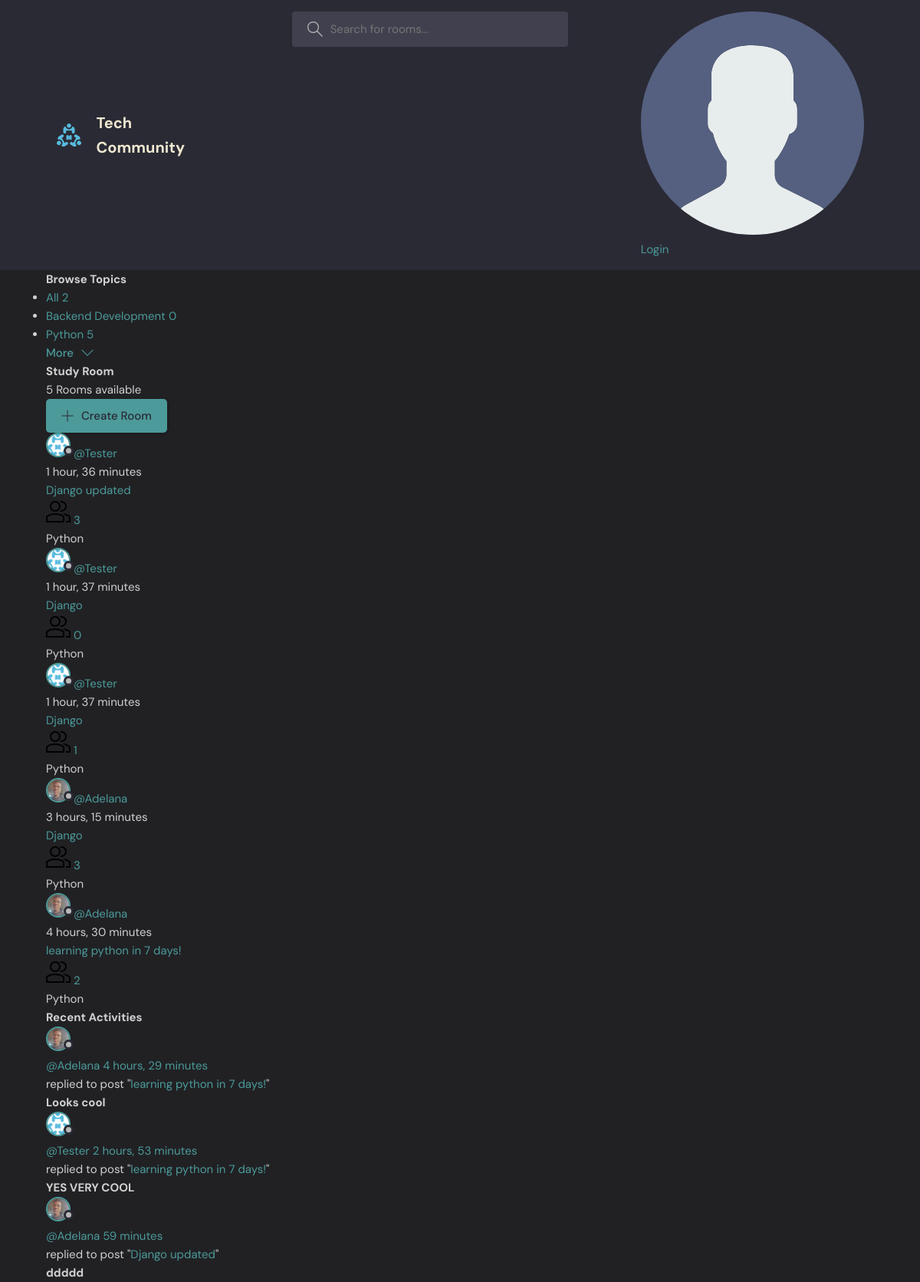
The page / on the database its author committed.
### base/models.py (models this page shows, shortened)
class Topic(models.Model):
    name = models.CharField(max_length=200)

class Room(models.Model):
    host = models.ForeignKey(User, on_delete=models.CASCADE, null = True)
    topic =models.ForeignKey(Topic, on_delete=models.SET_NULL, null = True)
    name = models.CharField(max_length=200)
    description = models.TextField(null = True, blank = True)
    participants = models.ManyToManyField(User, related_name='participants', blank = True)
    updated = models.DateTimeField(auto_now = True)
    created = models.DateTimeField(auto_now_add=True)
    class Meta:
        ordering = ['-updated', '-created']

class User(AbstractUser):
    name= models.CharField(max_length=200, null=True)
    email = models.EmailField(unique=True  ,null=True)
    bio = models.TextField(null=True)
    avatar= models.ImageField(null = True, default = "avatar.svg")
    USERNAME_FIELD = 'email'
    REQUIRED_FIELDS = []

class Message(models.Model):
    user =  models.ForeignKey(User, on_delete=models.CASCADE)
    room = models.ForeignKey(Room, on_delete=models.CASCADE)
    body = models.TextField()
    updated = models.DateTimeField(auto_now = True)
    created = models.DateTimeField(auto_now_add=True)

### base/views.py (the view)
# urls.py: path('', views.home, name = 'home'),
def home(request):
    q = request.GET.get('q') if request.GET.get('q') != None else ''
    rooms = Room.objects.filter(
        Q(topic__name__icontains=q) |
        Q(name__icontains=q)|
        Q(description__icontains=q)
    )
    topics = Topic.objects.all()[0:5]
    room_count = rooms.count()
    room_messages = Message.objects.filter(Q(room__topic__name__icontains=q))
    context = {'rooms':rooms, 'topics':topics, 'room_count':room_count, 'room_messages':room_messages}
    return render(request, 'home.html', context)

### template/home.html (shortened to what this page needs)
{% extends 'main.html'  %}
{% block content %}
<main class="layout layout--3">
      <div class="container">
        {% include 'topics_components.html' %}
        <div class="roomList">
          <div class="roomList__header">
            <div>
              <h2>Study Room</h2>
              <p>{{room_count}} Rooms available</p>
            </div>
            <a class="btn btn--main" href="{% url 'create-room' %}">
              <svg version="1.1" xmlns="http://www.w3.org/2000/svg" width="32" height="32" viewBox="0 0 32 32">
                <title>add</title>
                <path
                  d="M16.943 0.943h-1.885v14.115h-14.115v1.885h14.115v14.115h1.885v-14.115h14.115v-1.885h-14.115v-14.115z"
                ></path>
              </svg>
              Create Room
            </a>
          </div>
          {% include 'feed_component.html' %}
        </div>
         {% include 'activity_component.html' %}
      </div>
    </main>
    {% endblock %}

### template/topics_components.html
<div class="topics">
   <div class="topics__header">
     <h2>Browse Topics</h2>
   </div>
   <ul class="topics__list">
     <li>
       <a href="{%url 'home'%}" class="active">All <span>{{topics.count}}</span></a>
     </li>
     {% for topic in topics %}
     <li>
       <a href="{% url 'home' %}?q={{topic.name}}">{{topic.name}} <span>{{topic.room_set.all.count}}</span></a>
     </li>
     {% endfor %}
   </ul>
   <a class="btn btn--link" href="{% url 'topics' %}">
     More
     <svg version="1.1" xmlns="http://www.w3.org/2000/svg" width="32" height="32" viewBox="0 0 32 32">
       <title>chevron-down</title>
       <path d="M16 21l-13-13h-3l16 16 16-16h-3l-13 13z"></path>
     </svg>
   </a>
 </div>

### template/feed_component.html (shortened to what this page needs)
{% for room in rooms  %}
<div class="roomListRoom">
    <div class="roomListRoom__header">
      <a href="{% url 'user-profile' room.host.id %}" class="roomListRoom__author">
        <div class="avatar avatar--small">
          <img src="{{room.host.avatar.url}}" />
        </div>
        <span>@{{room.host.username}}</span>
      </a>
      <div class="roomListRoom__actions">
        <span>{{room.created|timesince}}</span>
      </div>
    </div>
    <div class="roomListRoom__content">
      <a href="{% url 'room' room.id  %}">{{room.name}}</a>
    </div>
    <div class="roomListRoom__meta">
      <a href="room.html" class="roomListRoom__joined">
        {{room.participants.all.count}}
      </a>
      <p class="roomListRoom__topic">{{room.topic.name}}</p>
    </div>
  </div>
{%endfor%}

### template/activity_component.html (shortened to what this page needs)
<div class="activities">
    <div class="activities__header">
        <h2>Recent Activities</h2>
    </div>
    {% for message in room_messages %}
        <div class="activities__box">
            <div class="activities__boxHeader roomListRoom__header">
                <a href="{% url 'user-profile' message.user.id %}" class="roomListRoom__author">
                    <div class="avatar avatar--small">
                        <img src="{{message.user.avatar.url}}" />
                    </div>
                    <p>
                        @{{ message.user.username }}
                        <span>{{ message.created|timesince }}</span>
                    </p>
                </a>
            </div>
            <div class="activities_boxContent">
                <p>replied to post "<a href="{% url 'room' message.room.id %}">{{ message.room.name }}</a>"</p>
                <div class="activities_boxRoomContent">
                    <strong>{{ message.body }}</strong>
                </div>
            </div>
        </div>
    {% endfor %}
</div>

### static/styles/style.css (style rules this page uses)
:root { --color-main: #4C9A99; --color-main-light: #A0D1CF; --color-dark: #2A2A35; --color-dark-medium: #40404F; --color-dark-light: #5C5C72; --color-light: #F0E8D0; --color-gray: #B8B8B8; --color-light-gray: #D1D1D1; --color-bg: #212124; --color-success: #73B7A1; --color-error: #FF6B6B; }
* { font-family: "DM Sans", -apple-system, BlinkMacSystemFont, "Segoe UI", Roboto, Oxygen, Ubuntu, Cantarell, "Open Sans", "Helvetica Neue", sans-serif; margin: 0; padding: 0; box-sizing: border-box; text-rendering: optimizeLegibility; font-size: inherit; }
html { font-size: 56.25%; }
@media only screen and (min-width: 1200px) { html { font-size: 62.5%; } }
body { line-height: 1.6; font-weight: 400; font-size: 1.5rem; color: var(--color-light-gray); background-color: var(--color-bg); min-height: 100vh; }
img { width: 100%; }
a { display: inline-block; color: var(--color-main); text-decoration: none; }
.container { max-width: 120rem; width: 90%; margin: auto; }
.btn { background-color: transparent; border: none; display: inline-flex; align-items: center; gap: 1rem; cursor: pointer; transition: all ease-in-out 0.3s; padding: 1rem 2rem; border-radius: 5px; box-shadow: 1px 1px 3px 1px rgba(0, 0, 0, 0.15); font-weight: 500; }
.btn--link { border-radius: 0; padding: 0; color: var(--color-main); box-shadow: none; }
.btn--main { background-color: var(--color-main); color: var(--color-dark); }
.btn > svg { fill: currentColor; width: 1.6rem; height: 1.6rem; }
.avatar { position: relative; display: inline-block; border-radius: 50%; border: 2px solid var(--color-main); }
.avatar img { display: block; border-radius: 50%; object-fit: cover; object-position: center; }
.avatar::after { content: ""; display: block; position: absolute; background-color: var(--color-gray); z-index: 111; border-radius: 50%; border: 0.3rem solid var(--color-dark); }
.avatar.avatar--small img { width: 2.8rem; height: 2.8rem; }
.avatar.avatar--small:after { width: 0.7rem; height: 0.7rem; bottom: 0px; right: -6px; }

### rows shown on the page
Topic: name "Backend Development", room_set.all.count "0"
Topic: name "Python", room_set.all.count "5"
Room: host.avatar (picture), host.username "Tester", created "1 hour, 36 minutes", name "Django updated", participants.all.count "3", topic.name "Python"
Room: host.avatar (picture), host.username "Tester", created "1 hour, 37 minutes", name "Django", participants.all.count "0", topic.name "Python"
Room: host.avatar (picture), host.username "Tester", created "1 hour, 37 minutes", name "Django", participants.all.count "1", topic.name "Python"
Room: host.avatar (picture), host.username "Adelana", created "3 hours, 15 minutes", name "Django", participants.all.count "3", topic.name "Python"
Room: host.avatar (picture), host.username "Adelana", created "4 hours, 30 minutes", name "learning python in 7 days!", participants.all.count "2", topic.name "Python"
Message: user.avatar (picture), user.username "Adelana", created "4 hours, 29 minutes", room.name "learning python in 7 days!", body "Looks cool"
Message: user.avatar (picture), user.username "Tester", created "2 hours, 53 minutes", room.name "learning python in 7 days!", body "YES VERY COOL"
Message: user.avatar (picture), user.username "Adelana", created "59 minutes", room.name "Django updated", body "ddddd"

### other values the page prints
{{ topics.count }} "2"
{{ room_count }} "5"
